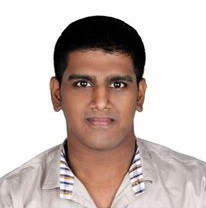
#> input picture Sources/Aaron John Sabu.jpg, 206 x 208 px
$ python 009__Basic_Image_Thresholding_to_Matplotlib.py
#> lines starting #> are read from the running program, lines starting #| are printed output that depends on the picture; after the words box and inside, x2 and y2 are one past the last pixel; in counts of white or black regions, pixels touching at a corner belong together
#!/usr/bin/env python
import cv2
import numpy as np
import matplotlib.pyplot as plt

def nilch(pos):
	pass

image01 = cv2.imread('../Sources/Aaron John Sabu.jpg', cv2.IMREAD_GRAYSCALE)
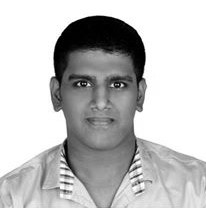
#> image01: shape (208, 206); min 0, max 255, mean 192
image01 = cv2.cvtColor(image01, cv2.COLOR_BGR2RGB)
#> image01: shape (208, 206, 3)

_, thr01 = cv2.threshold(image01, 50,  255, cv2.THRESH_BINARY)
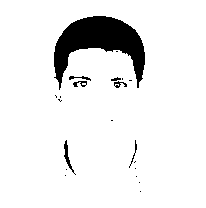
#> thr01: shape (208, 206, 3); 92.1% white; 21 black regions (14 under 20 px), largest, box (x1, y1, x2, y2) and area: (54, 16, 145, 90) 3072, (64, 140, 76, 175) 100, (73, 81, 87, 87) 48
_, thr02 = cv2.threshold(image01, 200, 255, cv2.THRESH_BINARY_INV)
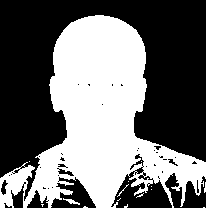
#> thr02: shape (208, 206, 3); 43.1% white; 15 white regions (13 under 20 px), largest, box (x1, y1, x2, y2) and area: (0, 15, 206, 208) 18350, (63, 198, 80, 205) 45
_, thr03 = cv2.threshold(image01, 127, 255, cv2.THRESH_TRUNC)
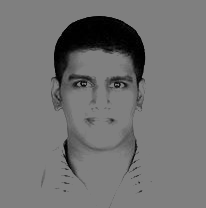
#> thr03: shape (208, 206, 3); min 0, max 127, mean 114.7
_, thr04 = cv2.threshold(image01, 127, 255, cv2.THRESH_TOZERO)
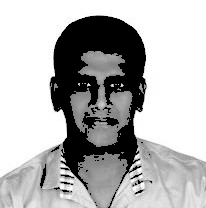
#> thr04: shape (208, 206, 3); min 0, max 255, mean 179.2
_, thr05 = cv2.threshold(image01, 127, 255, cv2.THRESH_TOZERO_INV)
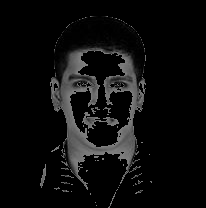
#> thr05: shape (208, 206, 3); min 0, max 127, mean 12.8

titles = ['Image', 'BINARY', 'BINARY_INV', 'TRUNC', 'TOZERO', 'TOZERO_INV']
images = [image01, thr01, thr02, thr03, thr04, thr05]

for i in xrange(6):
	plt.subplot(2, 3, i+1)
	plt.imshow(images[i], 'gray')
	plt.title(titles[i])
	plt.xticks([])
	plt.yticks([])
plt.show()
